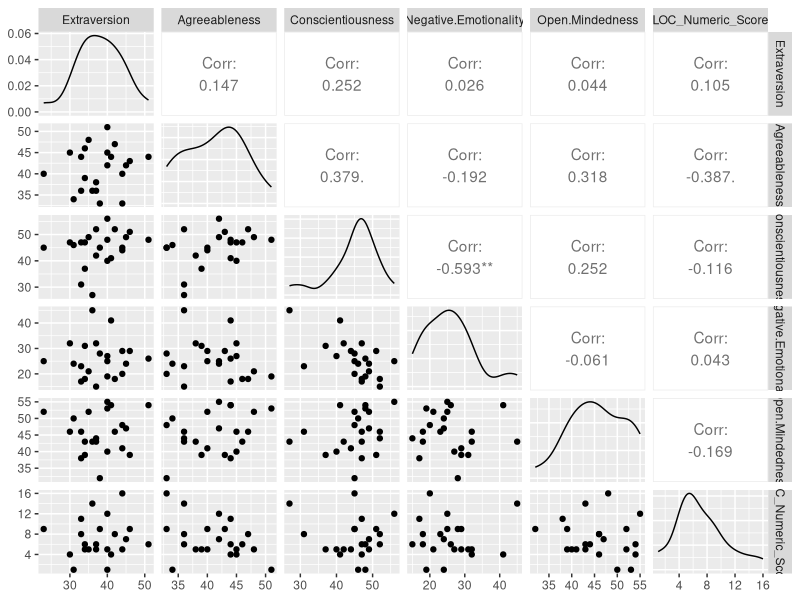
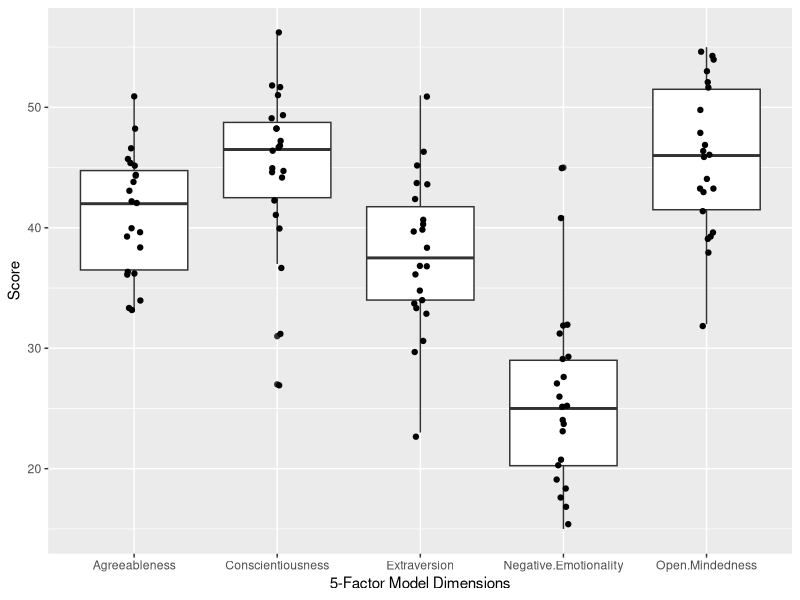
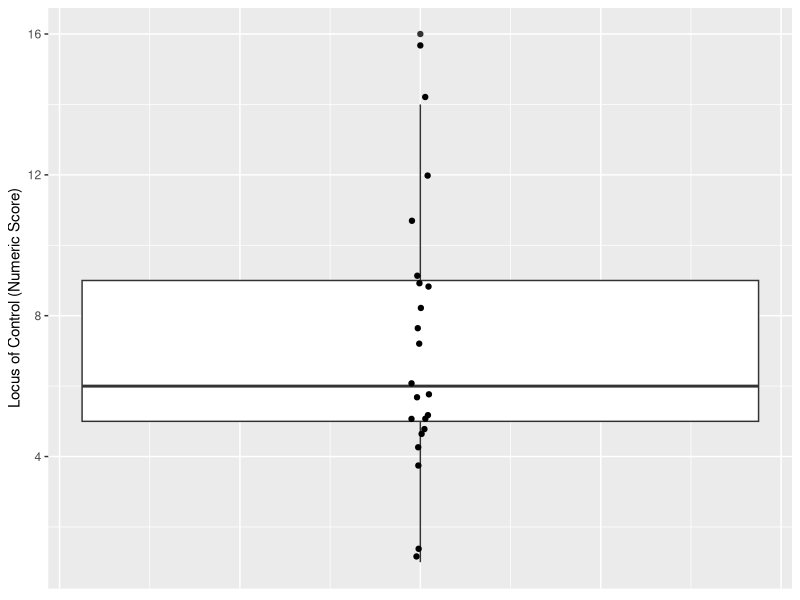
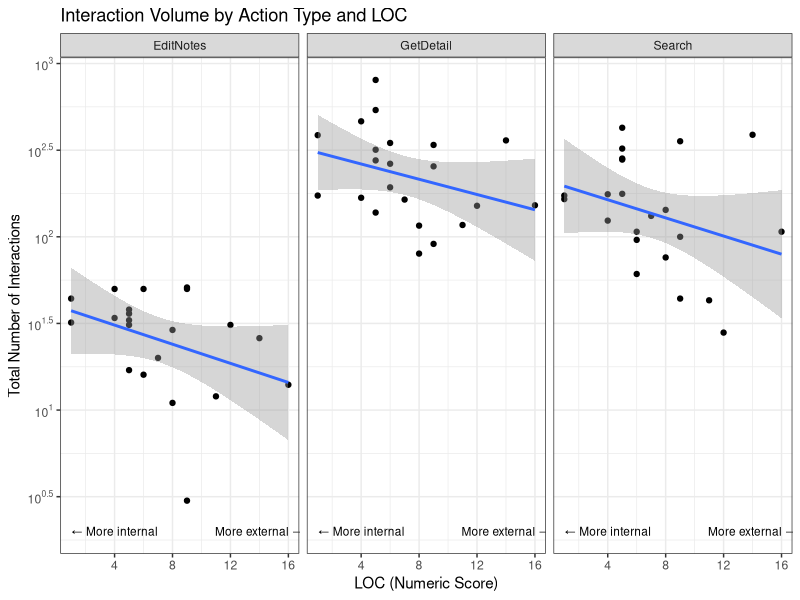
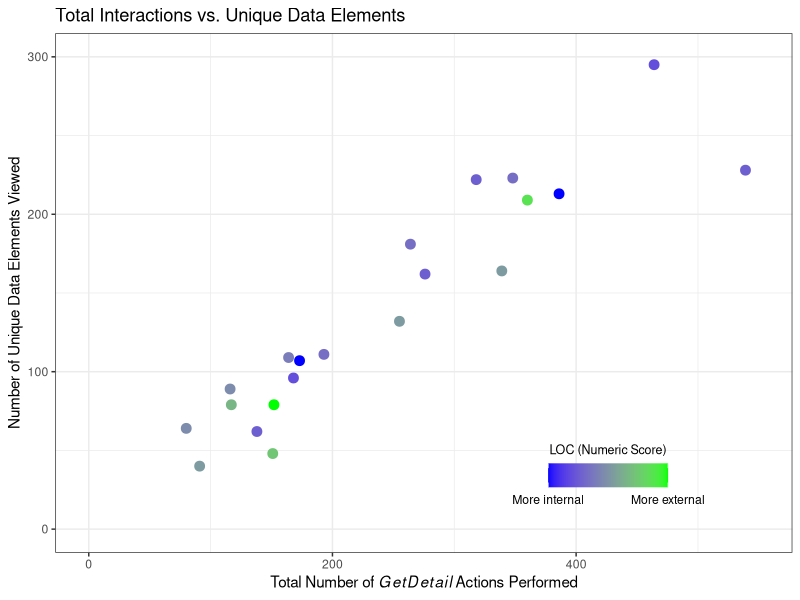
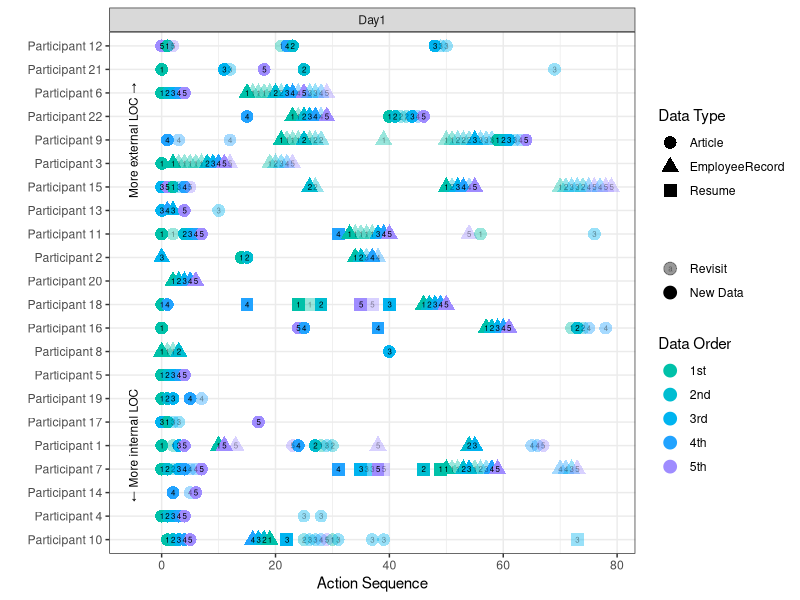

Reproduce these figures in R, in order.
## ---- chunk 1
library(dplyr)
library(ggplot2)
library(tidyr)
library(lubridate)
library(GGally)
library(scales)
## ---- chunk 2
# Interaction data from instrumented system and Google Docs autosave
actions_full <- read.csv("data/eventlog_cleaned_transformed.csv") %>%
  mutate(Time = hms(Time))

# Eliminate incomplete participants and those with data collection errors, 
# add more aesthetically-pleasing labels
labels = data.frame("D.ID" = c("VAST5KP", "VASTCER", "VASTF0B",
                               "VASTJL1", "VASTKW0", "VASTL6X",
                               "VASTOIC", "VASTPSZ", "VASTT93",
                               "VASTV8P", "VASTVD5", "VAST6P8",
                               "VASTWC0", "VASTWI0", "VASTWK2",
                               "VAST9L7", "VAST32P", "VASTA6W",
                               "VASTBNJ", "VASTBR1", "VASTBTZ",
                               "VASTBW9"),
                    "D.Name" = c("Participant 1", "Participant 10", "Participant 11",
                                 "Participant 12", "Participant 13", "Participant 14",
                                 "Participant 15", "Participant 16", "Participant 17",
                                 "Participant 18", "Participant 19", "Participant 2",
                                 "Participant 20", "Participant 21", "Participant 22",
                                 "Participant 3", "Participant 4", "Participant 5",
                                 "Participant 6", "Participant 7", "Participant 8",
                                 "Participant 9"))

# Data from qualtrics survey
survey_full <- read.csv("data/qualtrics_data_wo_instrumentation.csv") %>%
 filter(D.ID %in% labels$D.ID) %>%
  left_join(labels)

# Drop columns for answers to individual questions
survey_summary <- survey_full %>%
  select(-matches('([[:alnum:]]|[[:punct:]])*[[:digit:]]'))
## ---- chunk 3
individual_differences <- survey_summary %>%
     select(Extraversion:LOC_Numeric_Score)

ggpairs(individual_differences, progress = F)
## ---- chunk 4
individual_differences %>%
  gather(key = "attribute", value = "measure", Extraversion:Open.Mindedness) %>%
  ggplot(aes(x=attribute, y=measure)) +
    geom_boxplot() +
    geom_jitter(position=position_jitter(0.05)) +
    xlab("5-Factor Model Dimensions") +
    ylab("Score")
## ---- chunk 5
individual_differences %>%
  ggplot(aes(y=LOC_Numeric_Score)) +
    geom_boxplot() +
    geom_jitter(aes(x = 0), position=position_jitter(0.01)) +
    ylab("Locus of Control (Numeric Score)") +
    theme(axis.title.x=element_blank(),
        axis.text.x=element_blank(),
        axis.ticks.x=element_blank())
## ---- chunk 6
actions_count <- actions_full %>%
  count(Participant, ActionType) %>%
  group_by(Participant) %>%
  mutate(total = sum(n)) %>% # Fill in zeroes
  spread(ActionType, n, fill=0) %>%
  gather(ActionType, n, AddConnection:Search)
## ---- chunk 7
inner_join(actions_count, survey_summary, by= c("Participant"="D.ID")) %>%
  filter(ActionType != "AddConnection", ActionType != "AddElement") %>%
  filter(n != 0) %>%
  ggplot(aes(x=LOC_Numeric_Score, y=n)) + 
  geom_point() +
  geom_smooth(method='lm') +
  ggtitle("Interaction Volume by Action Type and LOC") +
  ylab("Total Number of Interactions") +
  xlab("LOC (Numeric Score)") +
  scale_y_log10(breaks = trans_breaks("log10", function(x) 10^x),
              labels = trans_format("log10", math_format(10^.x))) +
  annotate("text", x = 4, y = 2, size = 3, label = "← More internal") +
  annotate("text", x = 14, y = 2, size = 3, label = "More external →") +
  theme_bw() +
  facet_wrap(.~ActionType)
## ---- chunk 8
# Count revisits
unique_vs_total <- actions_full %>%
  
  # Count the GetDetail actions for each ActionParameter
  filter(ActionType == "GetDetail") %>%
  group_by(Participant, ActionParameters) %>%
  summarise(n=n()) %>%
  
  # Aggregate to the participant level, counting unique visits and total visits.
  group_by(Participant) %>%
  summarise(n_unique = n(), n_total=sum(n)) %>%
  
  # Calculate fraction of unique visits, number of revisits, and join with survey data
  mutate(fraction_unique = (n_unique/n_total)) %>%
  mutate(revisits = (n_total - n_unique)) %>%
  inner_join(survey_full, by= c("Participant"="D.ID"))
## ---- chunk 9
ggplot(unique_vs_total, aes(x=n_total,y=n_unique)) +
  geom_point(aes(color=LOC_Numeric_Score), size = 3) +
  ggtitle("Total Interactions vs. Unique Data Elements") +
  ylab("Number of Unique Data Elements Viewed") +
  xlab("Total Number of"~italic(GetDetail)~"Actions Performed") +
  scale_colour_gradient(name = "LOC (Numeric Score)", 
                        low = "blue", high = "green", 
                        breaks=c(1,16),
                        labels=c("More internal","More external")) +
  theme_bw() +
  theme(legend.direction = "horizontal", 
        legend.position = c(0.75, 0.15),
        legend.background = element_rect(fill="transparent"),
        legend.title.align=0.5,
        legend.title = element_text(size = 9),) +
  guides(colour = guide_colourbar(title.position="top")) +
  xlim(c(0,550)) +
  ylim(c(0,300))
## ---- chunk 10
unique_vs_total %>%
  lm(formula = n_unique ~ n_total) %>%
  summary()
## ---- chunk 11
# Label revisits
revisits_over_time <- actions_full %>% 
  filter(ActionType == "GetDetail") %>%
  arrange(Participant, Date, period_to_seconds(hms(Time))) %>%
  group_by(Participant, ActionParameters) %>%
  mutate(id = row_number() -1) %>%
  mutate(revisit = ifelse(id > 0, TRUE, FALSE)) %>%
  inner_join(survey_summary, by= c("Participant"="D.ID")) %>%
  group_by(Participant) %>%
  mutate(index = row_number()-1) %>%
  ungroup() %>%
  group_by(Participant, Day) %>%
  mutate(action_order_by_day = row_number()-1)

# Note: this subset only contains actions of the GetDetail type. 
# Any action between successive GetDetails is not counted.

# Create list of first 5 items, in order of appearances for all Article, Resume, 
# and EmployeeRecord InfoType
info_classes <- data.frame("Name" = c("Article 406", 
                                      "Article 121", 
                                      "Article 265", 
                                      "Article 227", 
                                      "Article 56",
                                      "Resume-IsandeBorrasca.pdf", 
                                      "Resume-LidelseDedos.pdf",
                                      "Resume-SvenFlecha.pdf", 
                                      "Resume-CorneliaLais.pdf",
                                      "Resume-NilsCalixto.pdf", 
                                      "Employee Record 1", 
                                      "Employee Record 2", 
                                      "Employee Record 3", 
                                      "Employee Record 4", 
                                      "Employee Record 5"), 
                           "Order" = factor(rep(1:5, length.out = 15)), 
                           "InfoType" = factor(rep(c("Article", 
                                                     "Resume", 
                                                     "EmployeeRecord"), 
                                                   each = 5)))

revisits_over_time %>%
  filter(ActionParameters %in% info_classes$Name, 
         Day == "Day1", 
         action_order_by_day < 80) %>%
  inner_join(info_classes, by=c("ActionParameters"="Name")) %>%
  ggplot(aes(x = action_order_by_day, 
             y = reorder(D.Name, LOC_Numeric_Score), 
             alpha=!revisit, col=Order, pch=InfoType)) +
  geom_point(size = 4) +
  geom_text(aes(label=Order), size = 2, color = "black")+ 
  facet_grid(.~Day) +
  scale_alpha_discrete(range=c(0.4, 1), labels = c("Revisit", "New Data")) +
  scale_colour_hue(h = c(180, 270), labels = c("1st", "2nd", "3rd", "4th", "5th")) +
  ylab("") +
  xlab("Action Sequence") +
  annotate("text", x = -5, y = 5, size = 3, label = "← More internal LOC" , angle = 90)+
  annotate("text", x = -5, y = 18, size = 3, label = "More external LOC →", angle = 90) +
  theme_bw() +
  labs(color = "Data Order",
       alpha = "",
       pch = "Data Type")
